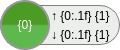
<?xml version="1.0" encoding="UTF-8"?>
<ui version="4.0">
 <class>center</class>
 <widget class="QWidget" name="center">
  <property name="geometry">
   <rect>
    <x>0</x>
    <y>0</y>
    <width>120</width>
    <height>50</height>
   </rect>
  </property>
  <property name="minimumSize">
   <size>
    <width>120</width>
    <height>50</height>
   </size>
  </property>
  <property name="maximumSize">
   <size>
    <width>120</width>
    <height>50</height>
   </size>
  </property>
  <property name="cursor">
   <cursorShape>PointingHandCursor</cursorShape>
  </property>
  <property name="windowTitle">
   <string>Form</string>
  </property>
  <property name="toolTip">
   <string>行動是治癒恐懼的良藥，而猶豫、拖延將不斷滋養恐懼</string>
  </property>
  <property name="styleSheet">
   <string notr="true">background-color: rgba(255, 255, 255, 0);</string>
  </property>
  <widget class="QLabel" name="memUse">
   <property name="geometry">
    <rect>
     <x>0</x>
     <y>0</y>
     <width>50</width>
     <height>50</height>
    </rect>
   </property>
   <property name="minimumSize">
    <size>
     <width>50</width>
     <height>50</height>
    </size>
   </property>
   <property name="maximumSize">
    <size>
     <width>50</width>
     <height>50</height>
    </size>
   </property>
   <property name="styleSheet">
    <string notr="true">background-color: transparent;
font: 13pt &quot;Microsoft YaHei UI&quot;;
color: rgb(255, 255, 255);</string>
   </property>
   <property name="text">
    <string>{0}</string>
   </property>
   <property name="alignment">
    <set>Qt::AlignCenter</set>
   </property>
  </widget>
  <widget class="QFrame" name="frame">
   <property name="geometry">
    <rect>
     <x>0</x>
     <y>5</y>
     <width>120</width>
     <height>40</height>
    </rect>
   </property>
   <property name="minimumSize">
    <size>
     <width>120</width>
     <height>40</height>
    </size>
   </property>
   <property name="maximumSize">
    <size>
     <width>120</width>
     <height>40</height>
    </size>
   </property>
   <property name="styleSheet">
    <string notr="true">QFrame#frame{
background-color: #eceeeb;
border: 1px solid gray;
border-radius: 20px;
}</string>
   </property>
   <property name="frameShape">
    <enum>QFrame::StyledPanel</enum>
   </property>
   <property name="frameShadow">
    <enum>QFrame::Raised</enum>
   </property>
   <layout class="QHBoxLayout" name="horizontalLayout_2">
    <property name="spacing">
     <number>0</number>
    </property>
    <property name="leftMargin">
     <number>0</number>
    </property>
    <property name="topMargin">
     <number>0</number>
    </property>
    <property name="rightMargin">
     <number>0</number>
    </property>
    <property name="bottomMargin">
     <number>0</number>
    </property>
    <item>
     <spacer name="horizontalSpacer">
      <property name="orientation">
       <enum>Qt::Horizontal</enum>
      </property>
      <property name="sizeType">
       <enum>QSizePolicy::Minimum</enum>
      </property>
      <property name="sizeHint" stdset="0">
       <size>
        <width>50</width>
        <height>20</height>
       </size>
      </property>
     </spacer>
    </item>
    <item>
     <layout class="QVBoxLayout" name="verticalLayout">
      <property name="spacing">
       <number>0</number>
      </property>
      <item>
       <widget class="QLabel" name="netUp">
        <property name="styleSheet">
         <string notr="true"/>
        </property>
        <property name="text">
         <string>↑ {0:.1f} {1}</string>
        </property>
       </widget>
      </item>
      <item>
       <widget class="QLabel" name="netDown">
        <property name="styleSheet">
         <string notr="true"/>
        </property>
        <property name="text">
         <string>↓ {0:.1f} {1}</string>
        </property>
       </widget>
      </item>
     </layout>
    </item>
    <item>
     <spacer name="horizontalSpacer_2">
      <property name="orientation">
       <enum>Qt::Horizontal</enum>
      </property>
      <property name="sizeHint" stdset="0">
       <size>
        <width>40</width>
        <height>20</height>
       </size>
      </property>
     </spacer>
    </item>
   </layout>
  </widget>
  <widget class="QFrame" name="memColorFrame">
   <property name="geometry">
    <rect>
     <x>0</x>
     <y>0</y>
     <width>50</width>
     <height>50</height>
    </rect>
   </property>
   <property name="styleSheet">
    <string notr="true">background-color: qlineargradient(spread:pad, x1:0.5, y1:0, x2:0.5, y2:1, stop:0 #4c9b24, stop:0.48 #4c9b24, stop:0.52 #5fb84e, stop:1 #5fb84e);
border-radius: 25px;
border: 2px solid #979797;</string>
   </property>
   <property name="frameShape">
    <enum>QFrame::StyledPanel</enum>
   </property>
   <property name="frameShadow">
    <enum>QFrame::Raised</enum>
   </property>
  </widget>
  <zorder>frame</zorder>
  <zorder>memColorFrame</zorder>
  <zorder>memUse</zorder>
 </widget>
 <resources/>
 <connections/>
</ui>
